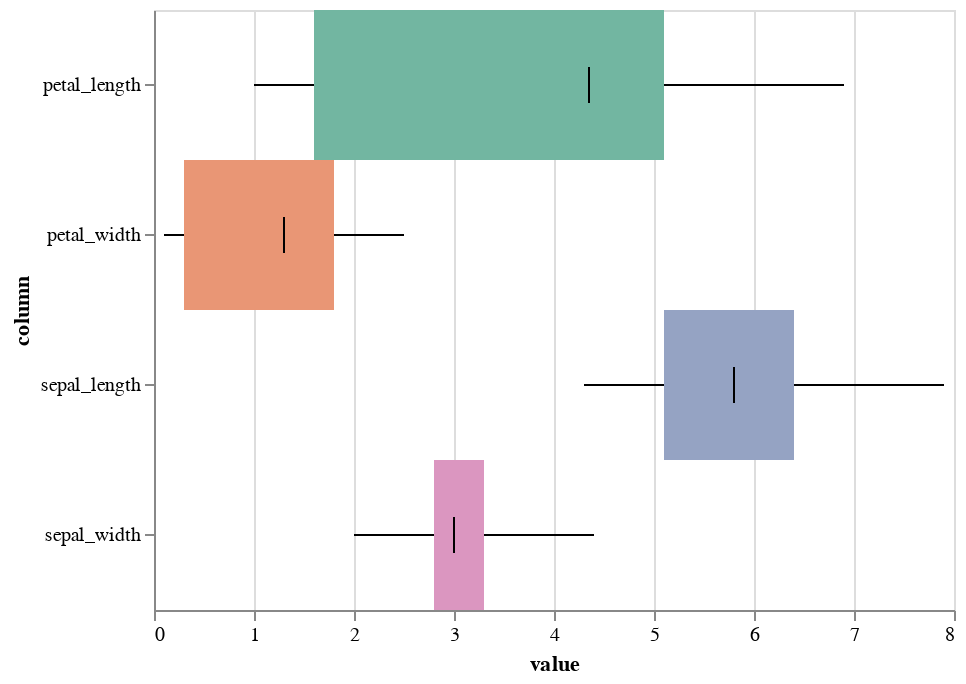

Notebook source saved alongside this figure:
### Code cell
iris = sns.load_dataset("iris")
display(salt.boxplot(data=iris, orient="h", palette="Set2"))
ax = sns.boxplot(data=iris, orient="h", palette="Set2")

### Figure 1 — Vega-Lite specification as saved in the notebook (floating-point values rounded to 4 significant figures; data arrays with more than 128 entries replaced by an {"elided": "..."} marker saying what was removed)
{"$schema": "https://vega.github.io/schema/vega-lite/v2.4.1.json", "config": {"range": {"category": ["rgba(113.5,182.49999999999997,160.75,1)", "rgba(232.75000000000003,149.5,117.24999999999999,1)", "rgba(148.75,163.0,195.25,1)", "rgba(219.37499999999994,149.62500000000003,192.375,1)", "rgba(162.0,199.5,100.50000000000001,1)", "rgba(229.00000000000003,200.5,72.99999999999997,1)"]}, "view": {"height": 300, "width": 400}}, "data": {"values": {"elided": "600 records"}}, "layer": [{"encoding": {"x": {"aggregate": "min", "field": "value", "type": "quantitative"}, "x2": {"aggregate": "max", "field": "value", "type": "quantitative"}, "y": {"field": "column", "type": "nominal"}}, "mark": "rule"}, {"encoding": {"color": {"field": "column", "legend": null, "type": "nominal"}, "x": {"aggregate": "q1", "axis": {"title": "value"}, "field": "value", "type": "quantitative"}, "x2": {"aggregate": "q3", "field": "value", "type": "quantitative"}, "y": {"field": "column", "type": "nominal"}}, "mark": "bar"}, {"encoding": {"x": {"aggregate": "median", "field": "value", "type": "quantitative"}, "y": {"field": "column", "type": "nominal"}}, "mark": {"color": "black", "size": 18, "type": "tick"}}]}
